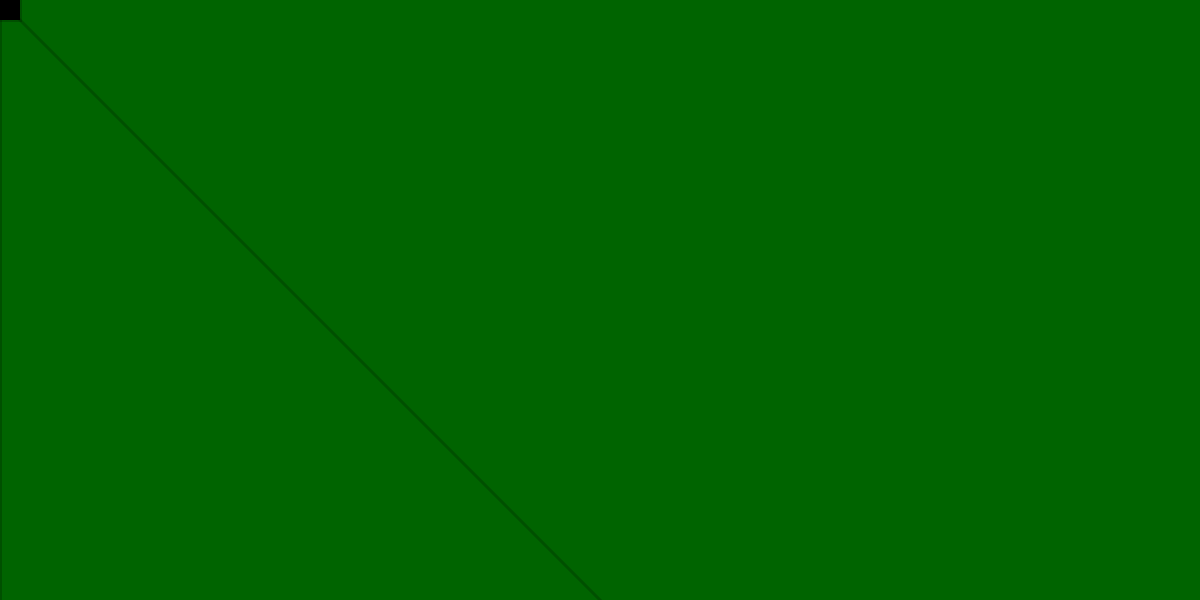
Frame 1 (no input)
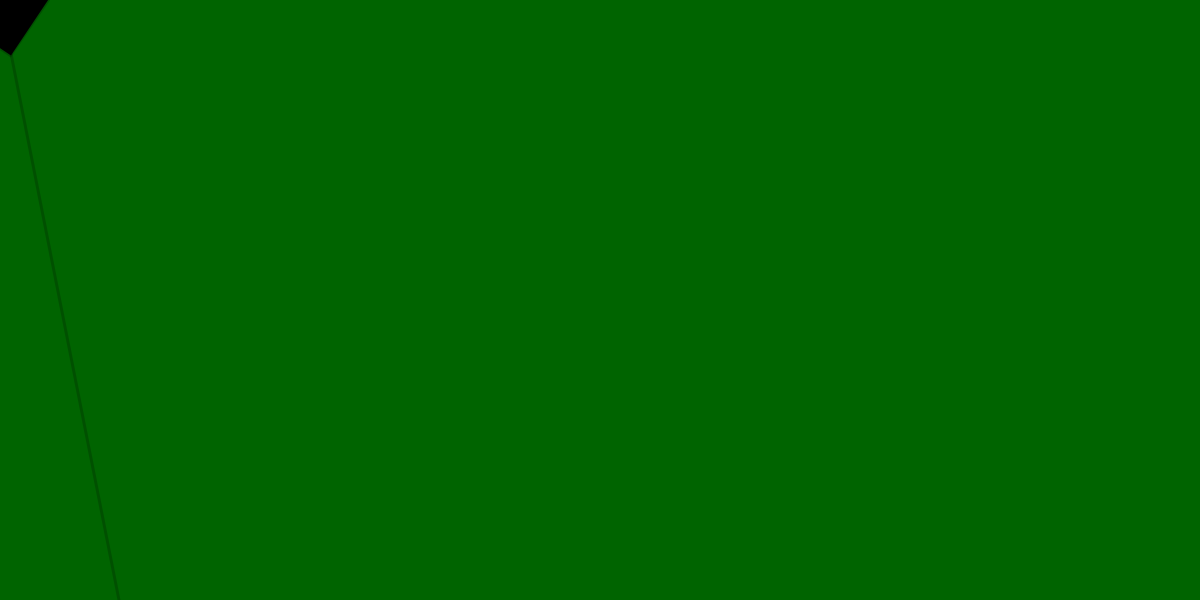
Frame 60 (the mouse pressed at the canvas centre just before this capture)
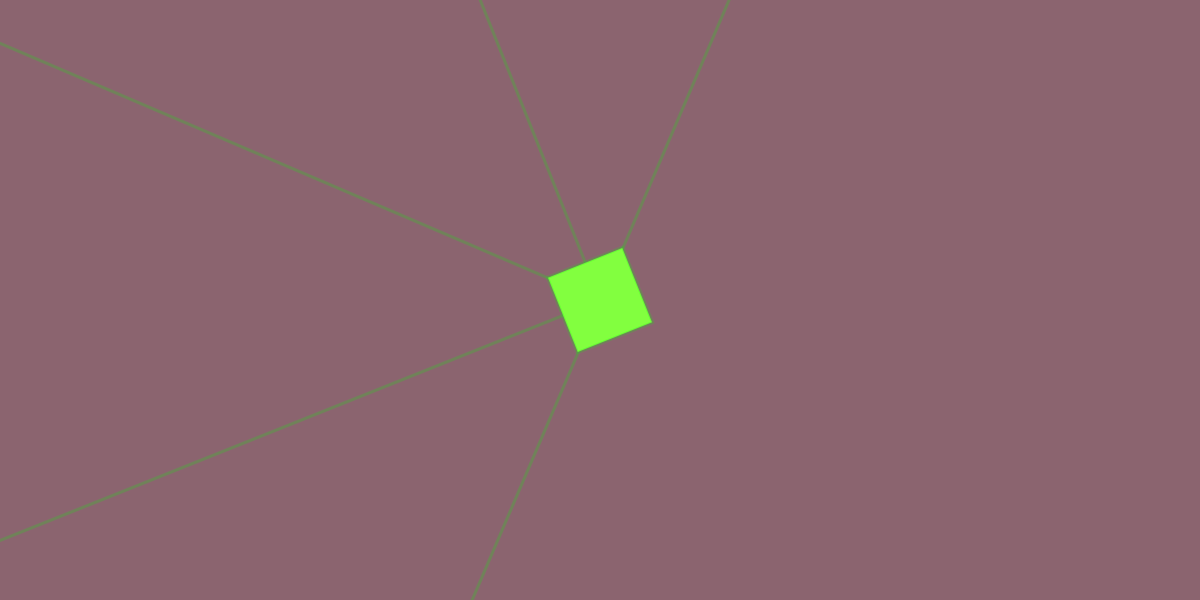
Frame 120 (the mouse held since frame 60 and released just before this capture)

The Processing sketch that drew these frames (run headless with seeded random() and noise(); from frame 60 on, the mouse is pressed at the canvas centre):

// Processing sketch: processing_71913
// ── processing_71913.pde

float a=0.0;
float randomDiameter = 0;
float r = 0;
float g = 0;
float b = 0;

void setup() {
  size(1200, 600);
}

void draw() {
  smooth();
  background(mouseX/4.3, 100, mouseY/2.7);
  translate(mouseX, mouseY); //shape follows mouse
  rotate(a); //shape rotates
  stroke(-mouseX/4.3, mouseX-mouseY, -mouseY, 50);
  strokeWeight(3);
  line(0, 0, 1700, 1700);
  line(0, 0, 0, 1700);
  //line(0, 0, 1700, 0);
  line(0, 0, -1700, 1700);
  line(0, 0, -1700, -1700);
  line(0, 0, -1700, 0);
  if (r<2) {
    r++;
  }
  else {
    r = r-1;
  }
  fill(mouseY/2.3, mouseX-mouseY, mouseY/4.7);
  rect(-20*r, -20*r, 40*r, 40*r);
 
  a += 0.01;
}
